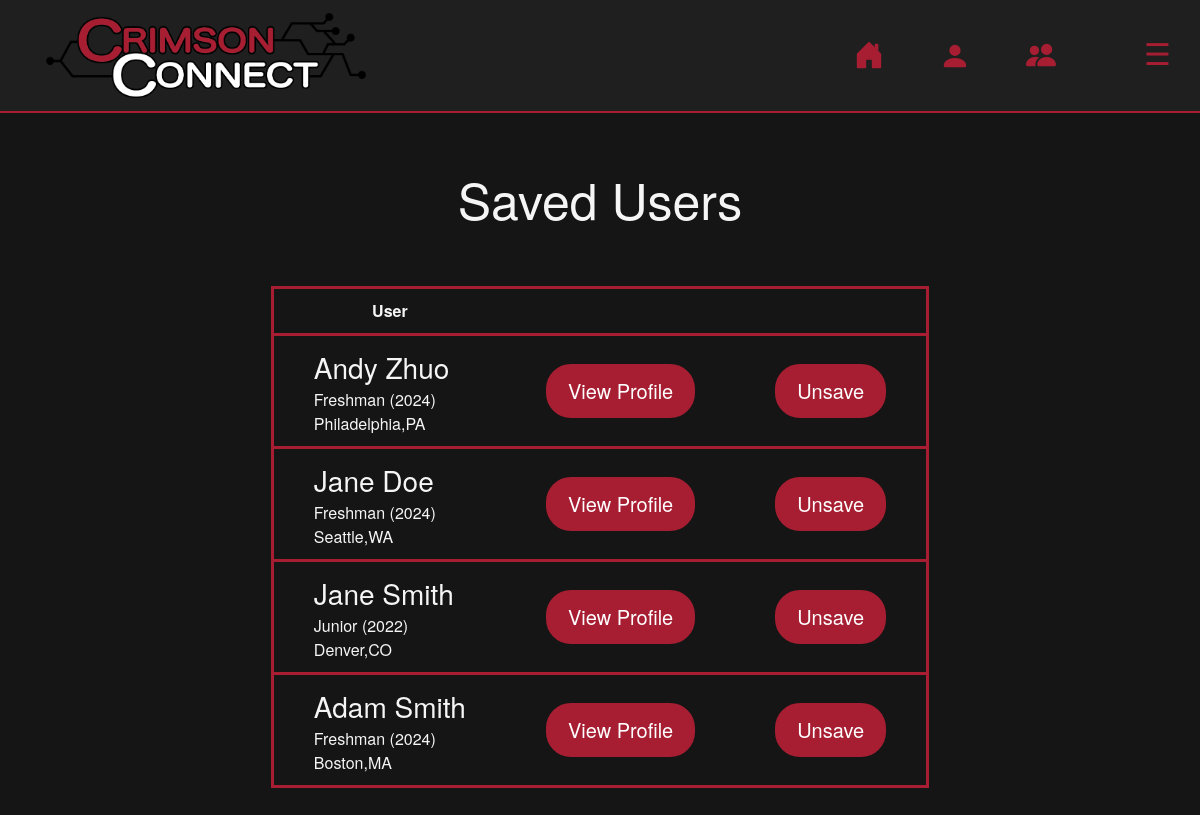
The page /saved (signed in) on the database its author committed.
### tables this page shows
CREATE TABLE 'profile' ('user_id'  INTEGER NOT NULL  , 'last_name'  text NOT NULL  , 'first_name'  text NOT NULL  , 'birthday'  date NOT NULL  , 'hometown'  text NOT NULL  , 'state'  text NOT NULL  , 'imgpath' text NOT NULL DEFAULT 'None', 'bio' text NOT NULL DEFAULT 'None');

CREATE TABLE 'academia' ('user_id' integer NOT NULL, 'class' text NOT NULL, 'house' text NOT NULL, 'major' text NOT NULL, 'minor' text NOT NULL);

### application.py (the view)
@app.route("/saved")
@login_required
@profile_required
def load_saved():
    users = db.execute("SELECT profile.user_id, first_name, last_name, hometown, state, class FROM profile INNER JOIN academia ON profile.user_id=academia.user_id WHERE profile.user_id IN (SELECT saved_id FROM saved_profiles WHERE user_id=?)", session["user_id"])
    return render_template("saved.html", user=users)

### application.py (called while the page is built)
@app.after_request
def after_request(response):
    response.headers["Cache-Control"] = "no-cache, no-store, must-revalidate"
    response.headers["Expires"] = 0
    response.headers["Pragma"] = "no-cache"
    return response

### helpers.py (called while the page is built)
def login_required(f):
    @wraps(f)
    def decorated_function(*args, **kwargs):
        if session.get("user_id") is None:
            return redirect("/login")
        return f(*args, **kwargs)
    return decorated_function

def profile_required(f):
    @wraps(f)
    def decorated_function(*args, **kwargs):
        rows = db.execute("SELECT * FROM profile WHERE user_id = ?", session.get("user_id"))
        if len(rows) != 1:
            return redirect("/create")
        return f(*args, **kwargs)
    return decorated_function

### templates/saved.html (shortened to what this page needs)
{% extends "layout.html" %}
{% block main %}
    <div class=match-header>
        <p style="font-size: 50px">Saved Users<p>
    </div>
    <div id="match-table">
        <table>
            <tr>
                <th>User</th>
                <th>&nbsp;</th>
                <th>&nbsp;</th>
            </tr>
            {% for user in user %}
            <tr>
                <td style="text-align: left"><h7 style="font-size: 28px">{{user['first_name']}} {{user['last_name']}}</h7><br>{{user['class']}}<br>{{user['hometown']}},{{user['state']}}</td>
                <td>
                    <form action="/profile" method="post"><button type="submit" class="matched-btn" name="user_id" value="{{user['user_id']}}">View&nbsp;Profile</button></form>
                </td>
                <td>
                    <form action="/unsaveprofile" method="post"><button type="submit" class="matched-btn" name="user_id" value="{{user['user_id']}}">Unsave</button></form>
                </td>
            </tr>
            {% endfor %}
        </table>
    </div>
{% endblock %}

### templates/layout.html (shortened to what this page needs)
<!DOCTYPE html>
<html lang="en">
    <head>
        <link href="/static/styles.css" rel="stylesheet">
        <link rel="stylesheet" href="https://use.typekit.net/hvc5fbq.css">
        <link rel="stylesheet" href="https://cdn.jsdelivr.net/npm/bootstrap@4.5.3/dist/css/bootstrap.min.css">
    </head>
    <body class="body">
        {% if session.user_id %}
        <nav class="navbar navbar-expand-md bordered">
            <a class="navbar-brand" href="/"><img src="static/CClogo.png" alt="logo" class="resize"></a>
            <div class="collapse navbar-collapse" id="navbar">
                <ul class="navbar-nav nav-ul ml-auto mt-2">
                    <li class="nav-item"><a href="/"></a>
                    </li>
                    <li class="nav-item"><form action="/profile" method="post"><button type="submit" name="user_id" value="{{session.user_id}}" style="border:none;background:transparent"><svg width="1em" height="1em" viewBox="0 0 16 16" class="bi bi-person-fill" fill="currentColor" xmlns="http://www.w3.org/2000/svg">
                      <path fill-rule="evenodd" d="M3 14s-1 0-1-1 1-4 6-4 6 3 6 4-1 1-1 1H3zm5-6a3 3 0 1 0 0-6 3 3 0 0 0 0 6z"/></svg></a></button></form>
                    </li>
                    <li class="nav-item"><a href="/saved"></a>
                    </li>
                </ul>
                <ul class="btn-group">
                  <button type="button" class="btn dropdown-toggle" data-toggle="dropdown" aria-haspopup="true" aria-expanded="false" style="font-size:30px; margin-top:10px">&#x2630;
                  </button>
                </ul>
            </div>
        </nav>
        {% endif %}
        <main class="container p-5">
            {% block main %}{% endblock %}
        </main>
    </body>
</html>

### static/styles.css (style rules this page uses)
.body { background-color: #151515; font-family: "Helvetica Neue", sans-serif; color: #f5f5f5; }
.dropdown-toggle::after { display: none !important; }
.bordered { border-bottom-style: solid; border-bottom-width: 2px; border-bottom-color: #a71e32; }
.navbar { background-color: #1f1f1f; white-space: nowrap; }
.navbar a, .navbar button { color: #a71e32; }
.nav-ul { padding: 10px; list-style: none; }
nav li { margin: 0 25px 15px 25px; font-size: 30px; }
img.resize { max-width: 20rem; max-height: 20rem; margin-left: 30px; }
main { overflow-x: auto; text-align: center; }
#match-table table { margin: 50px auto 50px auto; border: 3px solid #a71e32; }
#match-table tr, #match-table td, #match-table th { padding: 10px 40px; border-bottom: 3px solid #a71e32; }
.matched-btn { background-color: #a71e32; color: white; border-radius: 25px; border: 2px solid #a71e32; font-size: 20px; padding: 10px 20px; }

### rows shown on the page
profile: first_name "Andy", last_name "Zhuo", class "Freshman (2024)", hometown "Philadelphia", state "PA", {{ user['user_id'] }} 2 (drawn)
profile: first_name "Jane", last_name "Doe", class "Freshman (2024)", hometown "Seattle", state "WA", {{ user['user_id'] }} 3 (drawn)
profile: first_name "Jane", last_name "Smith", class "Junior (2022)", hometown "Denver", state "CO", {{ user['user_id'] }} 5 (drawn)
profile: first_name "Adam", last_name "Smith", class "Freshman (2024)", hometown "Boston", state "MA", {{ user['user_id'] }} 6 (drawn)
